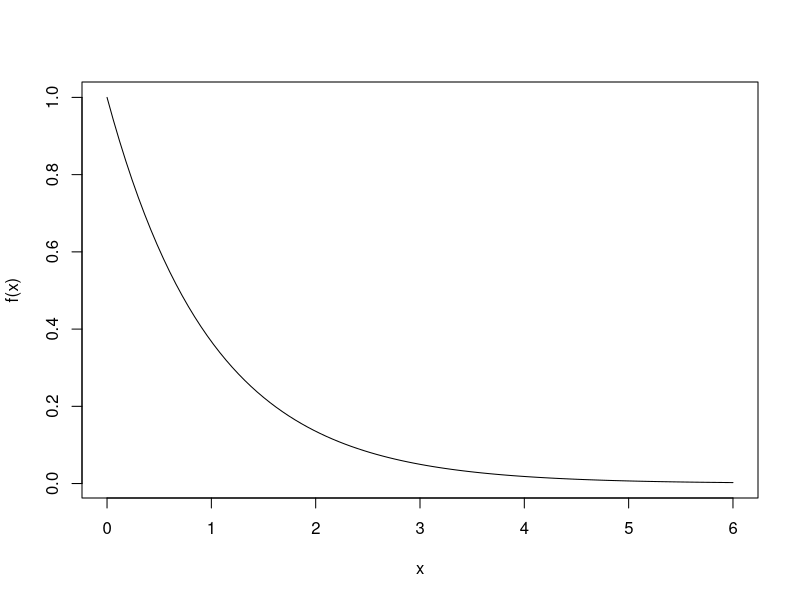

Write R code to recreate this figure.
## ---- chunk 1
library(xtable)
k <- 0:5
b_p <- data.frame(rbind(dbinom(k, 10000, 0.001), dpois(k, 10), dbinom(k, 10000, 0.001) - dpois(k, 10)))
colnames(b_p) <- paste0("$k=", k, "$")
rownames(b_p) <- c("Binom", "Poisson", "Diff")
print(xtable(b_p, digits=-3), sanitize.text.function = function(x) {x}, type = "html", comment = FALSE, booktabs=TRUE)
## ---- chunk 2
plot(dexp, xlim=c(0,6), ylab = "f(x)")
